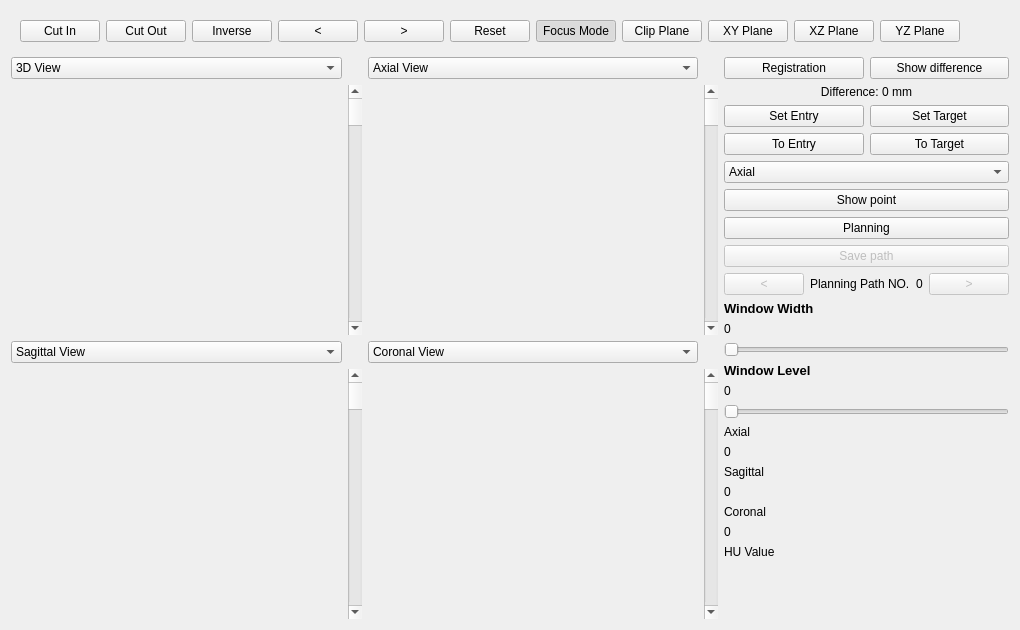
      <widget class="QWidget" name="tabWidget_Low">
       <attribute name="title">
        <string>Exhale(low)</string>
       </attribute>
       <layout class="QGridLayout" name="gridLayout_8" columnstretch="4,1">
        <item row="3" column="1">
         <layout class="QVBoxLayout" name="verticalLayout">
          <item>
           <widget class="QLabel" name="valueWW_L">
            <property name="font">
             <font>
              <pointsize>10</pointsize>
              <weight>75</weight>
              <italic>true</italic>
              <bold>true</bold>
             </font>
            </property>
            <property name="text">
             <string>&lt;html&gt;&lt;head/&gt;&lt;body&gt;&lt;p&gt;&lt;span style=&quot; font-style:normal;&quot;&gt;Window Width&lt;/span&gt;&lt;/p&gt;&lt;/body&gt;&lt;/html&gt;</string>
            </property>
           </widget>
          </item>
          <item>
           <widget class="QLabel" name="label_WW_L">
            <property name="text">
             <string>0</string>
            </property>
           </widget>
          </item>
          <item>
           <widget class="QSlider" name="Slider_WW_L">
            <property name="orientation">
             <enum>Qt::Horizontal</enum>
            </property>
           </widget>
          </item>
          <item>
           <widget class="QLabel" name="valueWL_L">
            <property name="font">
             <font>
              <pointsize>10</pointsize>
              <weight>75</weight>
              <italic>true</italic>
              <bold>true</bold>
             </font>
            </property>
            <property name="text">
             <string>&lt;html&gt;&lt;head/&gt;&lt;body&gt;&lt;p&gt;&lt;span style=&quot; font-style:normal;&quot;&gt;Window Level&lt;/span&gt;&lt;/p&gt;&lt;/body&gt;&lt;/html&gt;</string>
            </property>
           </widget>
          </item>
          <item>
           <widget class="QLabel" name="label_WL_L">
            <property name="text">
             <string>0</string>
            </property>
           </widget>
          </item>
          <item>
           <widget class="QSlider" name="Slider_WL_L">
            <property name="orientation">
             <enum>Qt::Horizontal</enum>
            </property>
           </widget>
          </item>
         </layout>
        </item>
        <item row="4" column="1">
         <layout class="QVBoxLayout" name="verticalLayout_12">
          <item>
           <widget class="QLabel" name="label_10">
            <property name="text">
             <string>Axial</string>
            </property>
           </widget>
          </item>
          <item>
           <widget class="QLabel" name="lblAxial">
            <property name="text">
             <string>0</string>
            </property>
           </widget>
          </item>
          <item>
           <widget class="QLabel" name="label_8">
            <property name="text">
             <string>Sagittal</string>
            </property>
           </widget>
          </item>
          <item>
           <widget class="QLabel" name="lblSagittal">
            <property name="text">
             <string>0</string>
            </property>
           </widget>
          </item>
          <item>
           <widget class="QLabel" name="label_6">
            <property name="text">
             <string>Coronal</string>
            </property>
           </widget>
          </item>
          <item>
           <widget class="QLabel" name="lblCoronal">
            <property name="text">
             <string>0</string>
            </property>
           </widget>
          </item>
          <item>
           <widget class="QLabel" name="lblHuValueTitle">
            <property name="text">
             <string>HU Value</string>
            </property>
           </widget>
          </item>
          <item>
           <widget class="QLabel" name="lblHuValue">
            <property name="text">
             <string/>
            </property>
           </widget>
          </item>
          <item>
           <spacer name="verticalSpacer_2">
            <property name="orientation">
             <enum>Qt::Vertical</enum>
            </property>
            <property name="sizeHint" stdset="0">
             <size>
              <width>20</width>
              <height>40</height>
             </size>
            </property>
           </spacer>
          </item>
         </layout>
        </item>
        <item row="1" column="0" rowspan="4">
         <layout class="QGridLayout" name="gridLayout_3">
          <item row="1" column="2">
           <widget class="QComboBox" name="cbxViewSelection2">
            <property name="currentIndex">
             <number>1</number>
            </property>
            <item>
             <property name="text">
              <string>3D View</string>
             </property>
            </item>
            <item>
             <property name="text">
              <string>Axial View</string>
             </property>
            </item>
            <item>
             <property name="text">
              <string>Sagittal View</string>
             </property>
            </item>
            <item>
             <property name="text">
              <string>Coronal View</string>
             </property>
            </item>
           </widget>
          </item>
          <item row="4" column="2">
           <widget class="QVTKWidget" name="qvtkWidget_Coronal_L" native="true"/>
          </item>
          <item row="2" column="3">
           <widget class="QScrollBar" name="SliceSelect_Axial_L">
            <property name="orientation">
             <enum>Qt::Vertical</enum>
            </property>
           </widget>
          </item>
          <item row="4" column="3">
           <widget class="QScrollBar" name="SliceSelect_Coronal_L">
            <property name="orientation">
             <enum>Qt::Vertical</enum>
            </property>
           </widget>
          </item>
          <item row="4" column="0">
           <widget class="QVTKWidget" name="qvtkWidget_Sagittal_L" native="true"/>
          </item>
          <item row="4" column="1">
           <widget class="QScrollBar" name="SliceSelect_Sagittal_L">
            <property name="orientation">
             <enum>Qt::Vertical</enum>
            </property>
           </widget>
          </item>
          <item row="2" column="2">
           <widget class="QVTKWidget" name="qvtkWidget_Axial_L" native="true"/>
          </item>
          <item row="2" column="0">
           <widget class="QVTKWidget" name="qvtkWidget_3D_L" native="true"/>
          </item>
          <item row="1" column="0">
           <widget class="QComboBox" name="cbxViewSelection1">
            <property name="currentIndex">
             <number>0</number>
            </property>
            <item>
             <property name="text">
              <string>3D View</string>
             </property>
            </item>
            <item>
             <property name="text">
              <string>Axial View</string>
             </property>
            </item>
            <item>
             <property name="text">
              <string>Sagittal View</string>
             </property>
            </item>
            <item>
             <property name="text">
              <string>Coronal View</string>
             </property>
            </item>
           </widget>
          </item>
          <item row="3" column="0">
           <widget class="QComboBox" name="cbxViewSelection3">
            <property name="currentIndex">
             <number>2</number>
            </property>
            <item>
             <property name="text">
              <string>3D View</string>
             </property>
            </item>
            <item>
             <property name="text">
              <string>Axial View</string>
             </property>
            </item>
            <item>
             <property name="text">
              <string>Sagittal View</string>
             </property>
            </item>
            <item>
             <property name="text">
              <string>Coronal View</string>
             </property>
            </item>
           </widget>
          </item>
          <item row="3" column="2">
           <widget class="QComboBox" name="cbxViewSelection4">
            <property name="currentIndex">
             <number>3</number>
            </property>
            <item>
             <property name="text">
              <string>3D View</string>
             </property>
            </item>
            <item>
             <property name="text">
              <string>Axial View</string>
             </property>
            </item>
            <item>
             <property name="text">
              <string>Sagittal View</string>
             </property>
            </item>
            <item>
             <property name="text">
              <string>Coronal View</string>
             </property>
            </item>
           </widget>
          </item>
          <item row="2" column="1">
           <widget class="QScrollBar" name="SliceSelect_3D_L">
            <property name="orientation">
             <enum>Qt::Vertical</enum>
            </property>
           </widget>
          </item>
         </layout>
        </item>
        <item row="2" column="1">
         <layout class="QHBoxLayout" name="horizontalLayout">
          <item>
           <widget class="QPushButton" name="pushButton_10">
            <property name="enabled">
             <bool>false</bool>
            </property>
            <property name="maximumSize">
             <size>
              <width>16777215</width>
              <height>16777215</height>
             </size>
            </property>
            <property name="text">
             <string>&lt;</string>
            </property>
           </widget>
          </item>
          <item>
           <widget class="QLabel" name="label_4">
            <property name="text">
             <string>Planning Path NO.</string>
            </property>
           </widget>
          </item>
          <item>
           <widget class="QLabel" name="label_5">
            <property name="text">
             <string>0</string>
            </property>
            <property name="alignment">
             <set>Qt::AlignCenter</set>
            </property>
           </widget>
          </item>
          <item>
           <widget class="QPushButton" name="pushButton_11">
            <property name="enabled">
             <bool>false</bool>
            </property>
            <property name="text">
             <string>&gt;</string>
            </property>
           </widget>
          </item>
         </layout>
        </item>
        <item row="1" column="1">
         <layout class="QGridLayout" name="gridLayout_9">
          <item row="4" column="0" colspan="2">
           <widget class="QComboBox" name="comboBox_L">
            <item>
             <property name="text">
              <string>Axial</string>
             </property>
            </item>
            <item>
             <property name="text">
              <string>Sagittal</string>
             </property>
            </item>
            <item>
             <property name="text">
              <string>Coronal</string>
             </property>
            </item>
           </widget>
          </item>
          <item row="2" column="0">
           <widget class="QPushButton" name="Button_SetEntry_L">
            <property name="text">
             <string>Set Entry</string>
            </property>
           </widget>
          </item>
          <item row="0" column="1">
           <widget class="QPushButton" name="Button_ShowRegistration_L">
            <property name="text">
             <string>Show difference</string>
            </property>
           </widget>
          </item>
          <item row="7" column="0" colspan="2">
           <widget class="QPushButton" name="Button_SavePath">
            <property name="enabled">
             <bool>false</bool>
            </property>
            <property name="text">
             <string>Save path</string>
            </property>
           </widget>
          </item>
          <item row="2" column="1">
           <widget class="QPushButton" name="Button_SetTarget_L">
            <property name="text">
             <string>Set Target</string>
            </property>
           </widget>
          </item>
          <item row="6" column="0" colspan="2">
           <widget class="QPushButton" name="Button_Planning">
            <property name="text">
             <string>Planning</string>
            </property>
           </widget>
          </item>
          <item row="5" column="0" colspan="2">
           <widget class="QPushButton" name="Button_ShowPoint_L">
            <property name="text">
             <string>Show point</string>
            </property>
           </widget>
          </item>
          <item row="0" column="0">
           <layout class="QHBoxLayout" name="horizontalLayout_3">
            <item>
             <widget class="QPushButton" name="Button_Registration_L">
              <property name="text">
               <string>Registration</string>
              </property>
             </widget>
            </item>
           </layout>
          </item>
          <item row="1" column="0" colspan="2">
           <widget class="QLabel" name="label_Error_L">
            <property name="text">
             <string>Difference: 0 mm</string>
            </property>
            <property name="alignment">
             <set>Qt::AlignCenter</set>
            </property>
           </widget>
          </item>
          <item row="3" column="0">
           <widget class="QPushButton" name="Button_ToEntry">
            <property name="text">
             <string>To Entry</string>
            </property>
           </widget>
          </item>
          <item row="3" column="1">
           <widget class="QPushButton" name="Button_ToTarget">
            <property name="text">
             <string>To Target</string>
            </property>
           </widget>
          </item>
         </layout>
        </item>
        <item row="0" column="0" colspan="2">
         <widget class="QWidget" name="wdgImageFunction" native="true">
          <property name="minimumSize">
           <size>
            <width>0</width>
            <height>0</height>
           </size>
          </property>
          <layout class="QGridLayout" name="gridLayout_10">
           <item row="0" column="1">
            <widget class="QPushButton" name="btnCutOut">
             <property name="styleSheet">
              <string notr="true">font: 12pt &quot;Arial&quot;;</string>
             </property>
             <property name="text">
              <string>Cut Out</string>
             </property>
             <property name="checkable">
              <bool>true</bool>
             </property>
            </widget>
           </item>
           <item row="0" column="5">
            <widget class="QPushButton" name="btnResetImage">
             <property name="styleSheet">
              <string notr="true">font: 12pt &quot;Arial&quot;;</string>
             </property>
             <property name="text">
              <string>Reset</string>
             </property>
             <property name="checkable">
              <bool>false</bool>
             </property>
            </widget>
           </item>
           <item row="0" column="0">
            <widget class="QPushButton" name="btnCutIn">
             <property name="styleSheet">
              <string notr="true">font: 12pt &quot;Arial&quot;;</string>
             </property>
             <property name="text">
              <string>Cut In</string>
             </property>
             <property name="checkable">
              <bool>true</bool>
             </property>
            </widget>
           </item>
           <item row="0" column="6">
            <widget class="QPushButton" name="btnFocusMode">
             <property name="styleSheet">
              <string notr="true">font: 12pt &quot;Arial&quot;;</string>
             </property>
             <property name="text">
              <string>Focus Mode</string>
             </property>
             <property name="checkable">
              <bool>true</bool>
             </property>
             <property name="checked">
              <bool>true</bool>
             </property>
            </widget>
           </item>
           <item row="0" column="9">
            <widget class="QPushButton" name="btnClipperXZ">
             <property name="styleSheet">
              <string notr="true">font: 12pt &quot;Arial&quot;;</string>
             </property>
             <property name="text">
              <string>XZ Plane</string>
             </property>
             <property name="checkable">
              <bool>false</bool>
             </property>
             <property name="checked">
              <bool>false</bool>
             </property>
            </widget>
           </item>
           <item row="0" column="11">
            <spacer name="horizontalSpacer">
             <property name="orientation">
              <enum>Qt::Horizontal</enum>
             </property>
             <property name="sizeHint" stdset="0">
              <size>
               <width>40</width>
               <height>20</height>
              </size>
             </property>
            </spacer>
           </item>
           <item row="0" column="4">
            <widget class="QPushButton" name="btnStepNext">
             <property name="styleSheet">
              <string notr="true">font: 12pt &quot;Arial&quot;;</string>
             </property>
             <property name="text">
              <string>&gt;</string>
             </property>
             <property name="checkable">
              <bool>false</bool>
             </property>
            </widget>
           </item>
           <item row="0" column="7">
            <widget class="QPushButton" name="btnEnableClipper">
             <property name="styleSheet">
              <string notr="true">font: 12pt &quot;Arial&quot;;</string>
             </property>
             <property name="text">
              <string>Clip Plane</string>
             </property>
             <property name="checkable">
              <bool>true</bool>
             </property>
             <property name="checked">
              <bool>false</bool>
             </property>
            </widget>
           </item>
           <item row="0" column="2">
            <widget class="QPushButton" name="btnInverse">
             <property name="styleSheet">
              <string notr="true">font: 12pt &quot;Arial&quot;;</string>
             </property>
             <property name="text">
              <string>Inverse</string>
             </property>
             <property name="checkable">
              <bool>false</bool>
             </property>
            </widget>
           </item>
           <item row="0" column="3">
            <widget class="QPushButton" name="btnStepBack">
             <property name="styleSheet">
              <string notr="true">font: 12pt &quot;Arial&quot;;</string>
             </property>
             <property name="text">
              <string>&lt;</string>
             </property>
             <property name="checkable">
              <bool>false</bool>
             </property>
            </widget>
           </item>
           <item row="0" column="8">
            <widget class="QPushButton" name="btnClipperXY">
             <property name="styleSheet">
              <string notr="true">font: 12pt &quot;Arial&quot;;</string>
             </property>
             <property name="text">
              <string>XY Plane</string>
             </property>
             <property name="checkable">
              <bool>false</bool>
             </property>
             <property name="checked">
              <bool>false</bool>
             </property>
            </widget>
           </item>
           <item row="0" column="10">
            <widget class="QPushButton" name="btnClipperYZ">
             <property name="styleSheet">
              <string notr="true">font: 12pt &quot;Arial&quot;;</string>
             </property>
             <property name="text">
              <string>YZ Plane</string>
             </property>
             <property name="checkable">
              <bool>false</bool>
             </property>
             <property name="checked">
              <bool>false</bool>
             </property>
            </widget>
           </item>
          </layout>
         </widget>
        </item>
       </layout>
      </widget>
